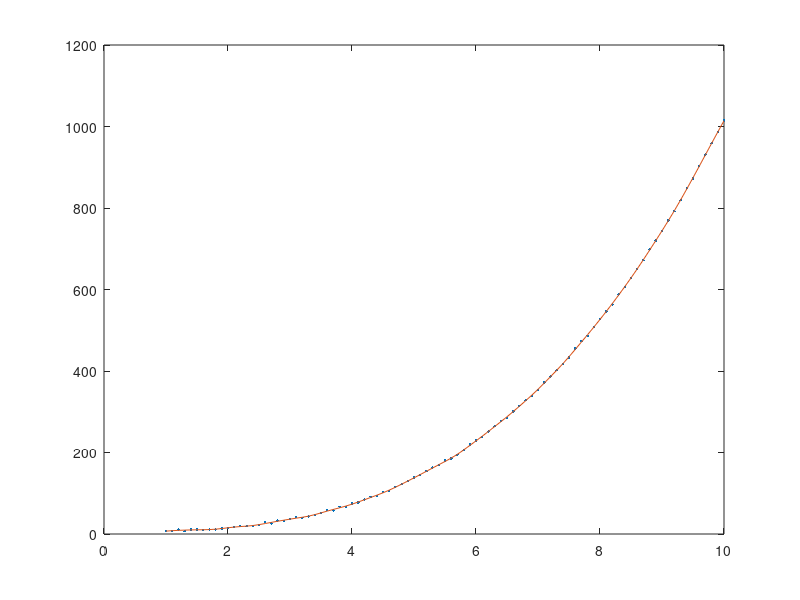

MATLAB code to generate this figure:
%% 这个代码编写的是局部加权线性回归的相关代码
clear all;
close all;
clc;
%% ======生成数据========
x=(1:0.1:10)';
y=x.^3+x+3 +rand(length(x),1)*6;
plot(x,y,'.')
%% ========================
sigma=0.2; %设置局部窗口，越大越使用全局数据，越小越使用局部数据
W=zeros(length(x));%窗口
C=[];
for i=1:length(x)

    for j=1:length(x) %1:length(x) 

         W(j,j)=exp(-((x(i)-x(j))^2)/(2*sigma^2)); %权重矩阵

    end

%     XX=[x.^2 x ones(length(x),1)];%这里与前面的线性模型不同的是将数据的0次，1次，2次做线性组合，用分段二次函数做近似
    XX=[ones(length(x),1) x x.^2]; %方式2

    YY=y;

    C=[C inv(XX'*W*XX)*XX'*W*YY]; %加权最小二乘，计算求得局部线性函数的系数,每次迭代都计算出一组系数

end

re=diag(XX*C);%获取对角线元素（正好就是分段线性出来的结果）

hold on;

plot(x,re);
